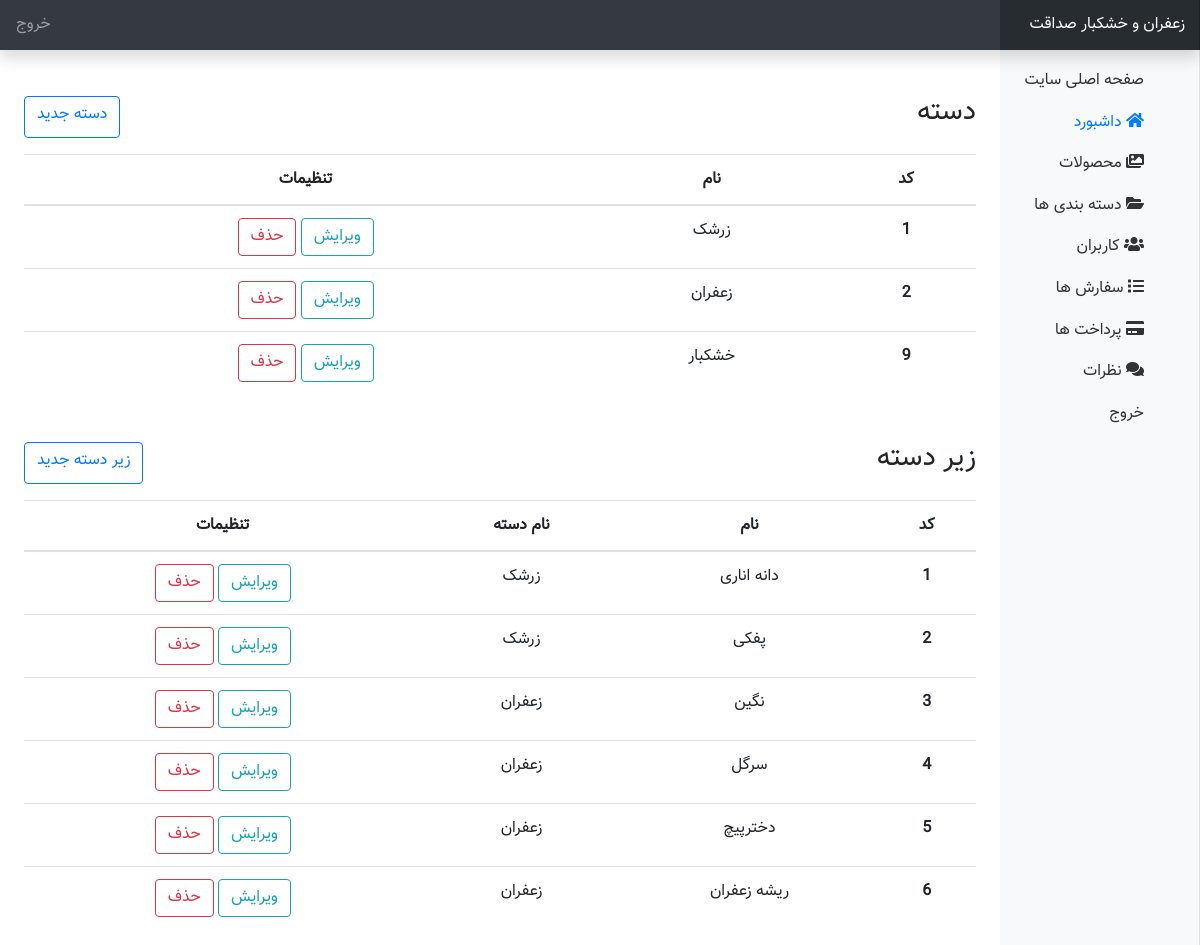
The app's page /onlineshop/admin/category.php with its own data.
### tables this page shows
CREATE TABLE `category` (
  `c_id` int(10) NOT NULL,
  `c_name` text NOT NULL,
  `a_id` int(10) NOT NULL
);

CREATE TABLE `order_cat` (
  `o_id` int(10) NOT NULL,
  `o_name` text NOT NULL,
  `c_id` int(10) NOT NULL,
  `a_id` int(10) NOT NULL
);

### onlineshop/admin/category.php (the view, shortened to what this page needs)
<?php
include("./include/header.php");
?>
<div class="container-fluid">
    <div class="row">
        <?php include('./include/sidebar.php') ?>
        <main role="main" class="col-md-9 ml-sm-auto col-lg-10 px-4">
            <div class="d-flex justify-content-between mt-5">
                <h3>دسته</h3>
                <a href="new_category.php?entity=category" class="btn btn-outline-primary">دسته جدید</a>
            </div>
            <table class="table text-center mt-3">
  <thead>
  <tr>
      <th scope="col">کد</th>
      <th scope="col">نام</th>
      <th scope="col">تنظیمات</th>
    </tr>
  </thead>
  <tbody class="table-group-divider">
<?php
$category=mysqli_query($con,"call category()");
foreach ($category as $cat){
?>
    <tr>
      <th scope="row"><?php echo $cat['c_id'] ; ?></th>
      <td><?php echo $cat['c_name'] ; ?></td>
      <td>
        <a href="edit_category.php?entity=category&id=<?php echo $cat['c_id'] ?>" class="btn btn-outline-info">ویرایش</a>
        <a href="category.php?entity=category&action=delete&id=<?php echo $cat['c_id'] ?>" class="btn btn-outline-danger">حذف</a>
        </td>
    </tr>
<?php
}
?>
  </tbody>
</table>
<div class="d-flex justify-content-between mt-5">
                <h3>زیر دسته</h3>
                <a href="new_category.php?entity=ordercategory" class="btn btn-outline-primary">زیر دسته جدید</a>
            </div>
            <table class="table text-center mt-3">
  <thead>
  <tr>
      <th scope="col">کد</th>
      <th scope="col">نام</th>
      <th scope="col">نام دسته</th>
      <th scope="col">تنظیمات</th>
    </tr>
  </thead>
  <tbody class="table-group-divider">
<?php
$con=mysqli_connect("localhost","root","","online_shop");
$ordercategory=mysqli_query($con,"call ordercategory()");
foreach ($ordercategory as $order){
?>
    <tr>
      <th scope="row"><?php echo $order['o_id'] ; ?></th>
      <td><?php echo $order['o_name'] ; ?></td>
      <td><?php echo $order['c_name'] ; ?></td>
      <td>
        <a href="edit_category.php?entity=ordercategory&id=<?php echo $order['o_id'] ?>" class="btn btn-outline-info">ویرایش</a>
        <a href="category.php?entity=ordercategory&action=delete&id=<?php echo $order['o_id'] ?>" class="btn btn-outline-danger">حذف</a>
        </td>
    </tr>
<?php
}
?>
  </tbody>
</table>
        </main>
    </div>
</div>

### onlineshop/admin/css/style.css (style rules this page uses)
body { direction: rtl; text-align: right !important; font-family: "Vazir" !important; line-height: 1.6; }
[role="main"] { padding-top: 110px; }
@media (min-width: 768px) { [role="main"] { padding-top: 48px; } }

### records on screen
category: c_id "1", c_name "زرشک"
category: c_id "2", c_name "زعفران"
category: c_id "9", c_name "خشکبار"
order_cat: o_id "1", o_name "دانه اناری", c.c_name "زرشک"
order_cat: o_id "2", o_name "پفکی", c.c_name "زرشک"
order_cat: o_id "3", o_name "نگین", c.c_name "زعفران"
order_cat: o_id "4", o_name "سرگل", c.c_name "زعفران"
order_cat: o_id "5", o_name "دخترپیچ", c.c_name "زعفران"
order_cat: o_id "6", o_name "ریشه زعفران", c.c_name "زعفران"
